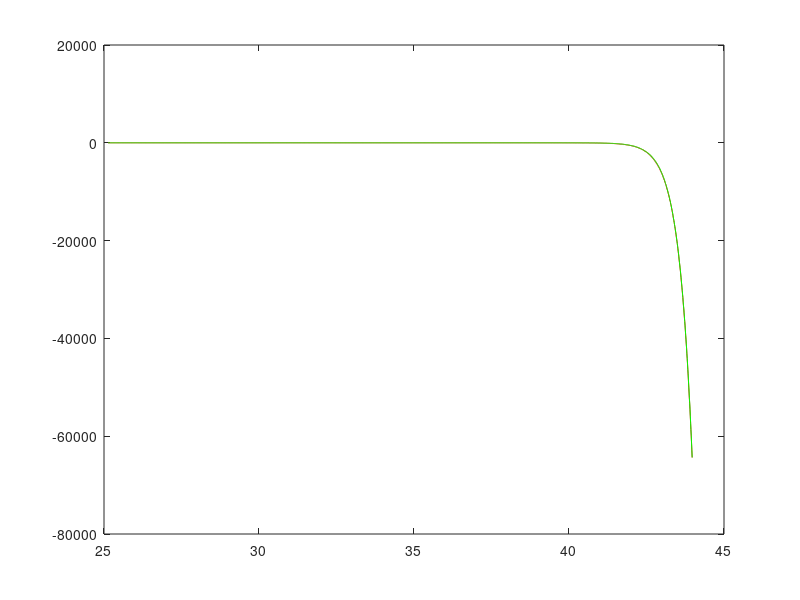

MATLAB code for this plot:
%{
    Luis Diaz; 15-10420
    Laboratorio 1, ejercicio 2, serie de Taylor
%}
format long;
function value = cosTaylorSumatoria (x,n)
    alternante = -1;
    suma = 1;
    for i = 1:n
        suma += ((-1).^i)*(x.^(2*i))./(factorial(2*i));
    endfor
    value = suma;
    end

%Parte (a):
function value = cosTaylorRecursivo (x,n)
    y = (-1).^n;
    k = n;
    while (k>0)
        y = (y.*(x.^2))/(2.*k.*(2*k - 1)) + (-1).^(k-1);
        k = k - 1;
    endwhile
    value = y;
    end

x = pi*8:0.01:pi*14;
n = 51;

% Parte (c): 
disp("Resultados recursivos: ");
r1 = cosTaylorRecursivo(2*pi,n)
r2 = cosTaylorRecursivo(8*pi,n)
r3 = cosTaylorRecursivo(16*pi,n)

disp("Resultados de potencias: ");
p1 = cosTaylorSumatoria(2*pi,n)
p2 = cosTaylorSumatoria(8*pi,n)
p3 = cosTaylorSumatoria(16*pi,n)

disp("Resultados de la función cos(x): ")
c1 = cos(2*pi)
c2 = cos(8*pi)
c3 = cos(16*pi)

plot(x,cosTaylorSumatoria(x,n),'r',x,cosTaylorRecursivo(x,n),'g')